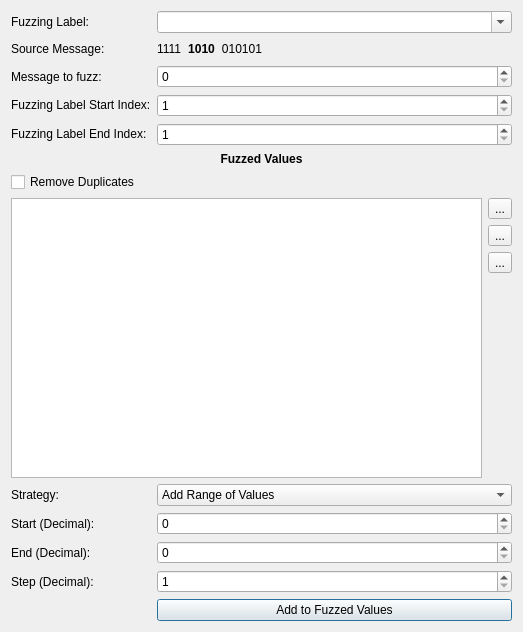
<?xml version="1.0" encoding="UTF-8"?>
<ui version="4.0">
 <class>FuzzingDialog</class>
 <widget class="QDialog" name="FuzzingDialog">
  <property name="geometry">
   <rect>
    <x>0</x>
    <y>0</y>
    <width>523</width>
    <height>632</height>
   </rect>
  </property>
  <property name="windowTitle">
   <string>Fuzzing</string>
  </property>
  <layout class="QGridLayout" name="gridLayout_5">
   <item row="2" column="1">
    <widget class="QSpinBox" name="spinBoxFuzzMessage">
     <property name="sizePolicy">
      <sizepolicy hsizetype="Preferred" vsizetype="Fixed">
       <horstretch>0</horstretch>
       <verstretch>0</verstretch>
      </sizepolicy>
     </property>
     <property name="maximum">
      <number>999999999</number>
     </property>
    </widget>
   </item>
   <item row="6" column="1">
    <widget class="QComboBox" name="comboBoxStrategy">
     <item>
      <property name="text">
       <string>Add Range of Values</string>
      </property>
     </item>
     <item>
      <property name="text">
       <string>Add Boundaries</string>
      </property>
     </item>
     <item>
      <property name="text">
       <string>Add Random Values from Range</string>
      </property>
     </item>
     <item>
      <property name="text">
       <string>Add De Bruijn Sequence</string>
      </property>
     </item>
    </widget>
   </item>
   <item row="9" column="1">
    <widget class="QPushButton" name="btnAddFuzzingValues">
     <property name="text">
      <string>Add to Fuzzed Values</string>
     </property>
    </widget>
   </item>
   <item row="7" column="0" rowspan="2">
    <widget class="QStackedWidget" name="stackedWidgetLabels">
     <property name="sizePolicy">
      <sizepolicy hsizetype="Maximum" vsizetype="Preferred">
       <horstretch>0</horstretch>
       <verstretch>0</verstretch>
      </sizepolicy>
     </property>
     <property name="currentIndex">
      <number>0</number>
     </property>
     <widget class="QWidget" name="pageAddRangeLabel">
      <layout class="QVBoxLayout" name="verticalLayout_3">
       <property name="spacing">
        <number>6</number>
       </property>
       <property name="leftMargin">
        <number>0</number>
       </property>
       <property name="topMargin">
        <number>0</number>
       </property>
       <property name="bottomMargin">
        <number>0</number>
       </property>
       <item>
        <widget class="QLabel" name="lStart">
         <property name="sizePolicy">
          <sizepolicy hsizetype="Maximum" vsizetype="Preferred">
           <horstretch>0</horstretch>
           <verstretch>0</verstretch>
          </sizepolicy>
         </property>
         <property name="text">
          <string>Start (Decimal):</string>
         </property>
        </widget>
       </item>
       <item>
        <widget class="QLabel" name="lEnd">
         <property name="sizePolicy">
          <sizepolicy hsizetype="Maximum" vsizetype="Preferred">
           <horstretch>0</horstretch>
           <verstretch>0</verstretch>
          </sizepolicy>
         </property>
         <property name="text">
          <string>End (Decimal):</string>
         </property>
        </widget>
       </item>
       <item>
        <widget class="QLabel" name="lStep">
         <property name="sizePolicy">
          <sizepolicy hsizetype="Maximum" vsizetype="Preferred">
           <horstretch>0</horstretch>
           <verstretch>0</verstretch>
          </sizepolicy>
         </property>
         <property name="text">
          <string>Step (Decimal):</string>
         </property>
        </widget>
       </item>
      </layout>
     </widget>
     <widget class="QWidget" name="pageAddBoundariesLabel">
      <layout class="QVBoxLayout" name="verticalLayout_4">
       <property name="spacing">
        <number>6</number>
       </property>
       <property name="leftMargin">
        <number>0</number>
       </property>
       <property name="topMargin">
        <number>0</number>
       </property>
       <property name="rightMargin">
        <number>0</number>
       </property>
       <property name="bottomMargin">
        <number>0</number>
       </property>
       <item>
        <widget class="QCheckBox" name="checkBoxLowerBound">
         <property name="text">
          <string>Lower Bound</string>
         </property>
         <property name="checked">
          <bool>true</bool>
         </property>
        </widget>
       </item>
       <item>
        <widget class="QCheckBox" name="checkBoxUpperBound">
         <property name="text">
          <string>Upper Bound</string>
         </property>
         <property name="checked">
          <bool>true</bool>
         </property>
        </widget>
       </item>
       <item>
        <widget class="QLabel" name="lNumberBoundaries">
         <property name="sizePolicy">
          <sizepolicy hsizetype="Preferred" vsizetype="Fixed">
           <horstretch>0</horstretch>
           <verstretch>0</verstretch>
          </sizepolicy>
         </property>
         <property name="text">
          <string>Values per Boundary:</string>
         </property>
        </widget>
       </item>
      </layout>
     </widget>
     <widget class="QWidget" name="pageAddRandomLabel">
      <layout class="QVBoxLayout" name="verticalLayout_6">
       <property name="spacing">
        <number>6</number>
       </property>
       <property name="leftMargin">
        <number>0</number>
       </property>
       <property name="topMargin">
        <number>0</number>
       </property>
       <property name="rightMargin">
        <number>0</number>
       </property>
       <property name="bottomMargin">
        <number>0</number>
       </property>
       <item>
        <widget class="QLabel" name="lRandomMin">
         <property name="text">
          <string>Range Minimum:</string>
         </property>
        </widget>
       </item>
       <item>
        <widget class="QLabel" name="lRandomMax">
         <property name="text">
          <string>Range Maximum:</string>
         </property>
        </widget>
       </item>
       <item>
        <widget class="QLabel" name="lNumRandom">
         <property name="text">
          <string>Number Values:</string>
         </property>
        </widget>
       </item>
      </layout>
     </widget>
    </widget>
   </item>
   <item row="1" column="1">
    <layout class="QHBoxLayout" name="horizontalLayout_2">
     <item>
      <widget class="QLabel" name="lPreBits">
       <property name="text">
        <string>1111</string>
       </property>
      </widget>
     </item>
     <item>
      <widget class="QLabel" name="lFuzzedBits">
       <property name="sizePolicy">
        <sizepolicy hsizetype="Preferred" vsizetype="Preferred">
         <horstretch>0</horstretch>
         <verstretch>0</verstretch>
        </sizepolicy>
       </property>
       <property name="font">
        <font>
         <weight>75</weight>
         <bold>true</bold>
        </font>
       </property>
       <property name="text">
        <string>1010</string>
       </property>
       <property name="alignment">
        <set>Qt::AlignCenter</set>
       </property>
      </widget>
     </item>
     <item>
      <widget class="QLabel" name="lPostBits">
       <property name="text">
        <string>010101</string>
       </property>
       <property name="alignment">
        <set>Qt::AlignRight|Qt::AlignTrailing|Qt::AlignVCenter</set>
       </property>
      </widget>
     </item>
     <item>
      <spacer name="horizontalSpacer">
       <property name="orientation">
        <enum>Qt::Horizontal</enum>
       </property>
       <property name="sizeHint" stdset="0">
        <size>
         <width>40</width>
         <height>20</height>
        </size>
       </property>
      </spacer>
     </item>
    </layout>
   </item>
   <item row="5" column="0" colspan="2">
    <layout class="QVBoxLayout" name="verticalLayout">
     <item>
      <widget class="QLabel" name="lFuzzedValues">
       <property name="sizePolicy">
        <sizepolicy hsizetype="Preferred" vsizetype="Fixed">
         <horstretch>0</horstretch>
         <verstretch>0</verstretch>
        </sizepolicy>
       </property>
       <property name="font">
        <font>
         <weight>75</weight>
         <bold>true</bold>
        </font>
       </property>
       <property name="text">
        <string>Fuzzed Values</string>
       </property>
       <property name="alignment">
        <set>Qt::AlignCenter</set>
       </property>
      </widget>
     </item>
     <item>
      <widget class="QCheckBox" name="chkBRemoveDuplicates">
       <property name="text">
        <string>Remove Duplicates</string>
       </property>
      </widget>
     </item>
     <item>
      <layout class="QGridLayout" name="gridLayout_4">
       <item row="1" column="1">
        <widget class="QToolButton" name="btnDelRow">
         <property name="toolTip">
          <string>Remove selected values or last value if nothing is selected.</string>
         </property>
         <property name="text">
          <string>...</string>
         </property>
         <property name="icon">
          <iconset theme="list-remove">
           <normaloff>.</normaloff>.</iconset>
         </property>
        </widget>
       </item>
       <item row="0" column="0" rowspan="4">
        <widget class="FuzzingTableView" name="tblFuzzingValues">
         <property name="sizePolicy">
          <sizepolicy hsizetype="Expanding" vsizetype="Expanding">
           <horstretch>0</horstretch>
           <verstretch>0</verstretch>
          </sizepolicy>
         </property>
         <property name="alternatingRowColors">
          <bool>true</bool>
         </property>
         <property name="verticalScrollMode">
          <enum>QAbstractItemView::ScrollPerPixel</enum>
         </property>
         <property name="horizontalScrollMode">
          <enum>QAbstractItemView::ScrollPerPixel</enum>
         </property>
         <property name="showGrid">
          <bool>false</bool>
         </property>
         <attribute name="horizontalHeaderHighlightSections">
          <bool>false</bool>
         </attribute>
         <attribute name="verticalHeaderHighlightSections">
          <bool>false</bool>
         </attribute>
        </widget>
       </item>
       <item row="3" column="1">
        <spacer name="verticalSpacer">
         <property name="orientation">
          <enum>Qt::Vertical</enum>
         </property>
         <property name="sizeHint" stdset="0">
          <size>
           <width>20</width>
           <height>40</height>
          </size>
         </property>
        </spacer>
       </item>
       <item row="0" column="1">
        <widget class="QToolButton" name="btnAddRow">
         <property name="toolTip">
          <string>Add a new value.</string>
         </property>
         <property name="text">
          <string>...</string>
         </property>
         <property name="icon">
          <iconset theme="list-add">
           <normaloff>.</normaloff>.</iconset>
         </property>
        </widget>
       </item>
       <item row="2" column="1">
        <widget class="QToolButton" name="btnRepeatValues">
         <property name="toolTip">
          <string>Repeat selected values or all values if nothing is selected.</string>
         </property>
         <property name="text">
          <string>...</string>
         </property>
         <property name="icon">
          <iconset theme="media-playlist-repeat">
           <normaloff>.</normaloff>.</iconset>
         </property>
        </widget>
       </item>
      </layout>
     </item>
    </layout>
   </item>
   <item row="7" column="1" rowspan="2">
    <widget class="QStackedWidget" name="stackedWidgetSpinboxes">
     <property name="currentIndex">
      <number>0</number>
     </property>
     <widget class="QWidget" name="pageAddRange">
      <layout class="QVBoxLayout" name="verticalLayout_2">
       <property name="spacing">
        <number>6</number>
       </property>
       <property name="leftMargin">
        <number>0</number>
       </property>
       <property name="topMargin">
        <number>0</number>
       </property>
       <property name="rightMargin">
        <number>0</number>
       </property>
       <property name="bottomMargin">
        <number>0</number>
       </property>
       <item>
        <widget class="QSpinBox" name="sBAddRangeStart"/>
       </item>
       <item>
        <widget class="QSpinBox" name="sBAddRangeEnd"/>
       </item>
       <item>
        <widget class="QSpinBox" name="sBAddRangeStep">
         <property name="minimum">
          <number>1</number>
         </property>
        </widget>
       </item>
      </layout>
     </widget>
     <widget class="QWidget" name="pageAddBoundaries">
      <layout class="QVBoxLayout" name="verticalLayout_5">
       <property name="spacing">
        <number>6</number>
       </property>
       <property name="leftMargin">
        <number>0</number>
       </property>
       <property name="topMargin">
        <number>0</number>
       </property>
       <property name="rightMargin">
        <number>0</number>
       </property>
       <property name="bottomMargin">
        <number>0</number>
       </property>
       <item>
        <widget class="QSpinBox" name="spinBoxLowerBound"/>
       </item>
       <item>
        <widget class="QSpinBox" name="spinBoxUpperBound">
         <property name="value">
          <number>13</number>
         </property>
        </widget>
       </item>
       <item>
        <widget class="QSpinBox" name="spinBoxBoundaryNumber">
         <property name="minimum">
          <number>1</number>
         </property>
        </widget>
       </item>
      </layout>
     </widget>
     <widget class="QWidget" name="pageAddRandom">
      <layout class="QVBoxLayout" name="verticalLayout_7">
       <property name="spacing">
        <number>6</number>
       </property>
       <property name="leftMargin">
        <number>0</number>
       </property>
       <property name="topMargin">
        <number>0</number>
       </property>
       <property name="rightMargin">
        <number>0</number>
       </property>
       <property name="bottomMargin">
        <number>0</number>
       </property>
       <item>
        <widget class="QSpinBox" name="spinBoxRandomMinimum"/>
       </item>
       <item>
        <widget class="QSpinBox" name="spinBoxRandomMaximum">
         <property name="value">
          <number>42</number>
         </property>
        </widget>
       </item>
       <item>
        <widget class="QSpinBox" name="spinBoxNumberRandom">
         <property name="minimum">
          <number>1</number>
         </property>
         <property name="maximum">
          <number>999999999</number>
         </property>
        </widget>
       </item>
      </layout>
     </widget>
    </widget>
   </item>
   <item row="1" column="0">
    <widget class="QLabel" name="lSourceBlock">
     <property name="sizePolicy">
      <sizepolicy hsizetype="Maximum" vsizetype="Maximum">
       <horstretch>0</horstretch>
       <verstretch>0</verstretch>
      </sizepolicy>
     </property>
     <property name="text">
      <string>Source Message:</string>
     </property>
    </widget>
   </item>
   <item row="2" column="0">
    <widget class="QLabel" name="lFuzzingReferenceBlock">
     <property name="sizePolicy">
      <sizepolicy hsizetype="Maximum" vsizetype="Preferred">
       <horstretch>0</horstretch>
       <verstretch>0</verstretch>
      </sizepolicy>
     </property>
     <property name="text">
      <string>Message to fuzz:</string>
     </property>
    </widget>
   </item>
   <item row="4" column="0">
    <widget class="QLabel" name="lFuzzingEnd">
     <property name="sizePolicy">
      <sizepolicy hsizetype="Maximum" vsizetype="Maximum">
       <horstretch>0</horstretch>
       <verstretch>0</verstretch>
      </sizepolicy>
     </property>
     <property name="text">
      <string>Fuzzing Label End Index:</string>
     </property>
    </widget>
   </item>
   <item row="6" column="0">
    <widget class="QLabel" name="lStrategy">
     <property name="text">
      <string>Strategy:</string>
     </property>
    </widget>
   </item>
   <item row="0" column="1">
    <widget class="QComboBox" name="comboBoxFuzzingLabel">
     <property name="sizePolicy">
      <sizepolicy hsizetype="Preferred" vsizetype="Fixed">
       <horstretch>0</horstretch>
       <verstretch>0</verstretch>
      </sizepolicy>
     </property>
     <property name="maximumSize">
      <size>
       <width>16777215</width>
       <height>16777215</height>
      </size>
     </property>
     <property name="editable">
      <bool>true</bool>
     </property>
    </widget>
   </item>
   <item row="4" column="1">
    <widget class="QSpinBox" name="spinBoxFuzzingEnd">
     <property name="sizePolicy">
      <sizepolicy hsizetype="Preferred" vsizetype="Fixed">
       <horstretch>0</horstretch>
       <verstretch>0</verstretch>
      </sizepolicy>
     </property>
     <property name="minimum">
      <number>1</number>
     </property>
     <property name="maximum">
      <number>999999999</number>
     </property>
    </widget>
   </item>
   <item row="3" column="1">
    <widget class="QSpinBox" name="spinBoxFuzzingStart">
     <property name="sizePolicy">
      <sizepolicy hsizetype="Preferred" vsizetype="Fixed">
       <horstretch>0</horstretch>
       <verstretch>0</verstretch>
      </sizepolicy>
     </property>
     <property name="minimum">
      <number>1</number>
     </property>
     <property name="maximum">
      <number>999999999</number>
     </property>
    </widget>
   </item>
   <item row="3" column="0">
    <widget class="QLabel" name="lFuzzingStart">
     <property name="sizePolicy">
      <sizepolicy hsizetype="Maximum" vsizetype="Maximum">
       <horstretch>0</horstretch>
       <verstretch>0</verstretch>
      </sizepolicy>
     </property>
     <property name="text">
      <string>Fuzzing Label Start Index:</string>
     </property>
    </widget>
   </item>
   <item row="0" column="0">
    <widget class="QLabel" name="lFuzzingLabel">
     <property name="sizePolicy">
      <sizepolicy hsizetype="Maximum" vsizetype="Preferred">
       <horstretch>0</horstretch>
       <verstretch>0</verstretch>
      </sizepolicy>
     </property>
     <property name="text">
      <string>Fuzzing Label:</string>
     </property>
    </widget>
   </item>
  </layout>
 </widget>
 <customwidgets>
  <customwidget>
   <class>FuzzingTableView</class>
   <extends>QTableView</extends>
   <header>urh.ui.views.FuzzingTableView.h</header>
  </customwidget>
 </customwidgets>
 <resources/>
 <connections>
  <connection>
   <sender>comboBoxStrategy</sender>
   <signal>currentIndexChanged(int)</signal>
   <receiver>stackedWidgetLabels</receiver>
   <slot>setCurrentIndex(int)</slot>
   <hints>
    <hint type="sourcelabel">
     <x>201</x>
     <y>593</y>
    </hint>
    <hint type="destinationlabel">
     <x>100</x>
     <y>614</y>
    </hint>
   </hints>
  </connection>
  <connection>
   <sender>comboBoxStrategy</sender>
   <signal>currentIndexChanged(int)</signal>
   <receiver>stackedWidgetSpinboxes</receiver>
   <slot>setCurrentIndex(int)</slot>
   <hints>
    <hint type="sourcelabel">
     <x>444</x>
     <y>591</y>
    </hint>
    <hint type="destinationlabel">
     <x>809</x>
     <y>616</y>
    </hint>
   </hints>
  </connection>
 </connections>
</ui>
